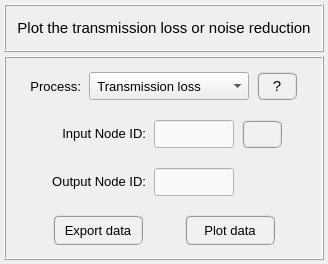
<?xml version="1.0" encoding="UTF-8"?>
<ui version="4.0">
 <class>Form</class>
 <widget class="QWidget" name="Form">
  <property name="geometry">
   <rect>
    <x>0</x>
    <y>0</y>
    <width>328</width>
    <height>264</height>
   </rect>
  </property>
  <property name="minimumSize">
   <size>
    <width>0</width>
    <height>264</height>
   </size>
  </property>
  <property name="maximumSize">
   <size>
    <width>16777215</width>
    <height>264</height>
   </size>
  </property>
  <property name="windowTitle">
   <string>Form</string>
  </property>
  <layout class="QGridLayout" name="gridLayout_3">
   <property name="leftMargin">
    <number>4</number>
   </property>
   <property name="topMargin">
    <number>4</number>
   </property>
   <property name="rightMargin">
    <number>4</number>
   </property>
   <property name="bottomMargin">
    <number>4</number>
   </property>
   <property name="spacing">
    <number>4</number>
   </property>
   <item row="0" column="0">
    <widget class="QFrame" name="frame_title">
     <property name="minimumSize">
      <size>
       <width>320</width>
       <height>48</height>
      </size>
     </property>
     <property name="maximumSize">
      <size>
       <width>16777215</width>
       <height>48</height>
      </size>
     </property>
     <property name="frameShape">
      <enum>QFrame::Box</enum>
     </property>
     <property name="frameShadow">
      <enum>QFrame::Raised</enum>
     </property>
     <property name="lineWidth">
      <number>1</number>
     </property>
     <layout class="QGridLayout" name="gridLayout">
      <property name="leftMargin">
       <number>0</number>
      </property>
      <property name="topMargin">
       <number>0</number>
      </property>
      <property name="rightMargin">
       <number>0</number>
      </property>
      <property name="bottomMargin">
       <number>0</number>
      </property>
      <property name="spacing">
       <number>0</number>
      </property>
      <item row="0" column="0">
       <widget class="QLabel" name="Title">
        <property name="minimumSize">
         <size>
          <width>300</width>
          <height>30</height>
         </size>
        </property>
        <property name="maximumSize">
         <size>
          <width>410</width>
          <height>30</height>
         </size>
        </property>
        <property name="font">
         <font>
          <family>MS Shell Dlg 2</family>
          <pointsize>11</pointsize>
          <weight>50</weight>
          <italic>false</italic>
          <bold>false</bold>
         </font>
        </property>
        <property name="text">
         <string>Plot the transmission loss or noise reduction</string>
        </property>
        <property name="textFormat">
         <enum>Qt::AutoText</enum>
        </property>
        <property name="alignment">
         <set>Qt::AlignCenter</set>
        </property>
       </widget>
      </item>
     </layout>
    </widget>
   </item>
   <item row="1" column="0">
    <widget class="QFrame" name="frame_main">
     <property name="minimumSize">
      <size>
       <width>320</width>
       <height>0</height>
      </size>
     </property>
     <property name="maximumSize">
      <size>
       <width>480</width>
       <height>360</height>
      </size>
     </property>
     <property name="frameShape">
      <enum>QFrame::Box</enum>
     </property>
     <property name="frameShadow">
      <enum>QFrame::Raised</enum>
     </property>
     <layout class="QGridLayout" name="gridLayout_7">
      <property name="leftMargin">
       <number>4</number>
      </property>
      <property name="topMargin">
       <number>4</number>
      </property>
      <property name="rightMargin">
       <number>4</number>
      </property>
      <property name="bottomMargin">
       <number>4</number>
      </property>
      <property name="horizontalSpacing">
       <number>4</number>
      </property>
      <property name="verticalSpacing">
       <number>0</number>
      </property>
      <item row="1" column="0">
       <widget class="QFrame" name="frame_2">
        <property name="minimumSize">
         <size>
          <width>0</width>
          <height>48</height>
         </size>
        </property>
        <property name="maximumSize">
         <size>
          <width>16777215</width>
          <height>16777215</height>
         </size>
        </property>
        <property name="frameShape">
         <enum>QFrame::NoFrame</enum>
        </property>
        <property name="frameShadow">
         <enum>QFrame::Raised</enum>
        </property>
        <layout class="QGridLayout" name="gridLayout_4">
         <property name="leftMargin">
          <number>2</number>
         </property>
         <property name="topMargin">
          <number>2</number>
         </property>
         <property name="rightMargin">
          <number>2</number>
         </property>
         <property name="bottomMargin">
          <number>2</number>
         </property>
         <property name="horizontalSpacing">
          <number>8</number>
         </property>
         <property name="verticalSpacing">
          <number>2</number>
         </property>
         <item row="0" column="0">
          <spacer name="horizontalSpacer_5">
           <property name="orientation">
            <enum>Qt::Horizontal</enum>
           </property>
           <property name="sizeHint" stdset="0">
            <size>
             <width>40</width>
             <height>20</height>
            </size>
           </property>
          </spacer>
         </item>
         <item row="0" column="3">
          <widget class="QPushButton" name="pushButton_flip_nodes">
           <property name="minimumSize">
            <size>
             <width>40</width>
             <height>28</height>
            </size>
           </property>
           <property name="maximumSize">
            <size>
             <width>40</width>
             <height>28</height>
            </size>
           </property>
           <property name="font">
            <font>
             <family>MS Shell Dlg 2</family>
             <pointsize>11</pointsize>
             <weight>75</weight>
             <italic>false</italic>
             <bold>true</bold>
            </font>
           </property>
           <property name="toolTip">
            <string>Press to flip nodes.</string>
           </property>
           <property name="styleSheet">
            <string notr="true">QPushButton{border-radius: 6px; border-color: rgb(150, 150, 150); border-style: ridge; border-width: 2px; color: rgb(0, 0, 0); background-color: rgb(240, 240, 240)}
QPushButton:hover{border-radius: 6px; border-color: rgb(0, 170, 255); border-style: ridge; border-width: 2px; color: rgb(0, 0, 0); background-color: rgba(174, 213, 255, 100)}
QPushButton:pressed{border-radius: 6px; border-color: rgb(0, 170, 255); border-style: ridge; border-width: 2px; color: rgb(0, 0, 0); background-color: rgb(174, 213, 255)}
QPushButton:disabled{border-radius: 6px; border-color: rgb(150, 150, 150); border-style: ridge; border-width: 0px; color: rgb(150,150, 150); background-color: rgb(220, 220, 220)}</string>
           </property>
           <property name="text">
            <string/>
           </property>
           <property name="icon">
            <iconset>
             <normaloff>../../../../../../data/icons/common/recent.png</normaloff>../../../../../../data/icons/common/recent.png</iconset>
           </property>
           <property name="iconSize">
            <size>
             <width>20</width>
             <height>20</height>
            </size>
           </property>
           <property name="flat">
            <bool>false</bool>
           </property>
          </widget>
         </item>
         <item row="0" column="1">
          <widget class="QLabel" name="Input_NodeID">
           <property name="minimumSize">
            <size>
             <width>100</width>
             <height>28</height>
            </size>
           </property>
           <property name="maximumSize">
            <size>
             <width>100</width>
             <height>28</height>
            </size>
           </property>
           <property name="font">
            <font>
             <pointsize>10</pointsize>
             <weight>50</weight>
             <italic>false</italic>
             <bold>false</bold>
            </font>
           </property>
           <property name="text">
            <string>&lt;html&gt;&lt;head/&gt;&lt;body&gt;&lt;p align=&quot;right&quot;&gt;Input Node ID:&lt;/p&gt;&lt;/body&gt;&lt;/html&gt;</string>
           </property>
           <property name="alignment">
            <set>Qt::AlignCenter</set>
           </property>
          </widget>
         </item>
         <item row="0" column="2">
          <widget class="QLineEdit" name="lineEdit_input_node_id">
           <property name="minimumSize">
            <size>
             <width>80</width>
             <height>28</height>
            </size>
           </property>
           <property name="maximumSize">
            <size>
             <width>80</width>
             <height>28</height>
            </size>
           </property>
           <property name="font">
            <font>
             <pointsize>10</pointsize>
            </font>
           </property>
           <property name="layoutDirection">
            <enum>Qt::LeftToRight</enum>
           </property>
           <property name="styleSheet">
            <string notr="true">QLineEdit{color: rgb(0, 0, 0); background-color: rgb(250, 250, 250)}
QLineEdit:disabled{color: rgb(100, 100, 100); background-color: rgb(240, 240, 240)}</string>
           </property>
           <property name="alignment">
            <set>Qt::AlignCenter</set>
           </property>
          </widget>
         </item>
         <item row="0" column="4">
          <spacer name="horizontalSpacer_6">
           <property name="orientation">
            <enum>Qt::Horizontal</enum>
           </property>
           <property name="sizeHint" stdset="0">
            <size>
             <width>40</width>
             <height>20</height>
            </size>
           </property>
          </spacer>
         </item>
        </layout>
       </widget>
      </item>
      <item row="0" column="0">
       <widget class="QFrame" name="frame_3">
        <property name="minimumSize">
         <size>
          <width>0</width>
          <height>48</height>
         </size>
        </property>
        <property name="frameShape">
         <enum>QFrame::NoFrame</enum>
        </property>
        <property name="frameShadow">
         <enum>QFrame::Raised</enum>
        </property>
        <layout class="QGridLayout" name="gridLayout_5">
         <property name="leftMargin">
          <number>2</number>
         </property>
         <property name="topMargin">
          <number>2</number>
         </property>
         <property name="rightMargin">
          <number>2</number>
         </property>
         <property name="bottomMargin">
          <number>2</number>
         </property>
         <property name="horizontalSpacing">
          <number>8</number>
         </property>
         <property name="verticalSpacing">
          <number>2</number>
         </property>
         <item row="0" column="4">
          <spacer name="horizontalSpacer_8">
           <property name="orientation">
            <enum>Qt::Horizontal</enum>
           </property>
           <property name="sizeHint" stdset="0">
            <size>
             <width>40</width>
             <height>20</height>
            </size>
           </property>
          </spacer>
         </item>
         <item row="0" column="2">
          <widget class="QComboBox" name="comboBox_processing_selector">
           <property name="minimumSize">
            <size>
             <width>160</width>
             <height>28</height>
            </size>
           </property>
           <property name="maximumSize">
            <size>
             <width>160</width>
             <height>28</height>
            </size>
           </property>
           <property name="font">
            <font>
             <pointsize>10</pointsize>
            </font>
           </property>
           <item>
            <property name="text">
             <string> Transmission loss</string>
            </property>
           </item>
           <item>
            <property name="text">
             <string> Noise reduction</string>
            </property>
           </item>
          </widget>
         </item>
         <item row="0" column="1">
          <widget class="QLabel" name="label">
           <property name="font">
            <font>
             <pointsize>10</pointsize>
            </font>
           </property>
           <property name="text">
            <string>Process:</string>
           </property>
           <property name="alignment">
            <set>Qt::AlignRight|Qt::AlignTrailing|Qt::AlignVCenter</set>
           </property>
          </widget>
         </item>
         <item row="0" column="3">
          <widget class="QPushButton" name="pushButton_help">
           <property name="minimumSize">
            <size>
             <width>40</width>
             <height>28</height>
            </size>
           </property>
           <property name="maximumSize">
            <size>
             <width>40</width>
             <height>28</height>
            </size>
           </property>
           <property name="font">
            <font>
             <family>MS Shell Dlg 2</family>
             <pointsize>11</pointsize>
             <weight>50</weight>
             <italic>false</italic>
             <bold>false</bold>
            </font>
           </property>
           <property name="toolTip">
            <string>&lt;html&gt;&lt;head/&gt;&lt;body&gt;&lt;p&gt;Help&lt;/p&gt;&lt;/body&gt;&lt;/html&gt;</string>
           </property>
           <property name="styleSheet">
            <string notr="true">QPushButton{border-radius: 6px; border-color: rgb(150, 150, 150); border-style: ridge; border-width: 2px; color: rgb(0, 0, 0); background-color: rgb(240, 240, 240)}
QPushButton:hover{border-radius: 6px; border-color: rgb(0, 170, 255); border-style: ridge; border-width: 2px; color: rgb(0, 0, 0); background-color: rgba(174, 213, 255, 100)}
QPushButton:pressed{border-radius: 6px; border-color: rgb(0, 170, 255); border-style: ridge; border-width: 2px; color: rgb(0, 0, 0); background-color: rgb(174, 213, 255)}
QPushButton:disabled{border-radius: 6px; border-color: rgb(150, 150, 150); border-style: ridge; border-width: 0px; color: rgb(150,150, 150); background-color: rgb(220, 220, 220)}</string>
           </property>
           <property name="text">
            <string>?</string>
           </property>
           <property name="iconSize">
            <size>
             <width>20</width>
             <height>20</height>
            </size>
           </property>
           <property name="flat">
            <bool>false</bool>
           </property>
          </widget>
         </item>
         <item row="0" column="0">
          <spacer name="horizontalSpacer_9">
           <property name="orientation">
            <enum>Qt::Horizontal</enum>
           </property>
           <property name="sizeHint" stdset="0">
            <size>
             <width>40</width>
             <height>20</height>
            </size>
           </property>
          </spacer>
         </item>
        </layout>
       </widget>
      </item>
      <item row="2" column="0">
       <widget class="QFrame" name="frame">
        <property name="minimumSize">
         <size>
          <width>0</width>
          <height>48</height>
         </size>
        </property>
        <property name="maximumSize">
         <size>
          <width>16777215</width>
          <height>16777215</height>
         </size>
        </property>
        <property name="frameShape">
         <enum>QFrame::NoFrame</enum>
        </property>
        <property name="frameShadow">
         <enum>QFrame::Raised</enum>
        </property>
        <layout class="QGridLayout" name="gridLayout_2">
         <property name="leftMargin">
          <number>2</number>
         </property>
         <property name="topMargin">
          <number>2</number>
         </property>
         <property name="rightMargin">
          <number>2</number>
         </property>
         <property name="bottomMargin">
          <number>2</number>
         </property>
         <property name="horizontalSpacing">
          <number>8</number>
         </property>
         <property name="verticalSpacing">
          <number>2</number>
         </property>
         <item row="0" column="3">
          <widget class="QFrame" name="frame_14">
           <property name="minimumSize">
            <size>
             <width>40</width>
             <height>28</height>
            </size>
           </property>
           <property name="maximumSize">
            <size>
             <width>40</width>
             <height>28</height>
            </size>
           </property>
           <property name="frameShape">
            <enum>QFrame::NoFrame</enum>
           </property>
           <property name="frameShadow">
            <enum>QFrame::Raised</enum>
           </property>
          </widget>
         </item>
         <item row="0" column="2">
          <widget class="QLineEdit" name="lineEdit_output_node_id">
           <property name="minimumSize">
            <size>
             <width>80</width>
             <height>28</height>
            </size>
           </property>
           <property name="maximumSize">
            <size>
             <width>80</width>
             <height>28</height>
            </size>
           </property>
           <property name="font">
            <font>
             <pointsize>10</pointsize>
            </font>
           </property>
           <property name="layoutDirection">
            <enum>Qt::LeftToRight</enum>
           </property>
           <property name="styleSheet">
            <string notr="true">QLineEdit{color: rgb(0, 0, 0); background-color: rgb(250, 250, 250)}
QLineEdit:disabled{color: rgb(100, 100, 100); background-color: rgb(240, 240, 240)}</string>
           </property>
           <property name="alignment">
            <set>Qt::AlignCenter</set>
           </property>
          </widget>
         </item>
         <item row="0" column="1">
          <widget class="QLabel" name="Output_NodeID">
           <property name="minimumSize">
            <size>
             <width>100</width>
             <height>28</height>
            </size>
           </property>
           <property name="maximumSize">
            <size>
             <width>100</width>
             <height>28</height>
            </size>
           </property>
           <property name="font">
            <font>
             <pointsize>10</pointsize>
             <weight>50</weight>
             <italic>false</italic>
             <bold>false</bold>
            </font>
           </property>
           <property name="text">
            <string>&lt;html&gt;&lt;head/&gt;&lt;body&gt;&lt;p align=&quot;right&quot;&gt;Output Node ID:&lt;/p&gt;&lt;/body&gt;&lt;/html&gt;</string>
           </property>
           <property name="alignment">
            <set>Qt::AlignCenter</set>
           </property>
          </widget>
         </item>
         <item row="0" column="0">
          <spacer name="horizontalSpacer_4">
           <property name="orientation">
            <enum>Qt::Horizontal</enum>
           </property>
           <property name="sizeHint" stdset="0">
            <size>
             <width>40</width>
             <height>20</height>
            </size>
           </property>
          </spacer>
         </item>
         <item row="0" column="4">
          <spacer name="horizontalSpacer_7">
           <property name="orientation">
            <enum>Qt::Horizontal</enum>
           </property>
           <property name="sizeHint" stdset="0">
            <size>
             <width>40</width>
             <height>20</height>
            </size>
           </property>
          </spacer>
         </item>
        </layout>
       </widget>
      </item>
      <item row="3" column="0">
       <widget class="QFrame" name="frame_buttons">
        <property name="minimumSize">
         <size>
          <width>0</width>
          <height>48</height>
         </size>
        </property>
        <property name="maximumSize">
         <size>
          <width>16777215</width>
          <height>16777215</height>
         </size>
        </property>
        <property name="frameShape">
         <enum>QFrame::NoFrame</enum>
        </property>
        <property name="frameShadow">
         <enum>QFrame::Raised</enum>
        </property>
        <layout class="QGridLayout" name="gridLayout_12">
         <property name="leftMargin">
          <number>0</number>
         </property>
         <property name="topMargin">
          <number>0</number>
         </property>
         <property name="rightMargin">
          <number>0</number>
         </property>
         <property name="bottomMargin">
          <number>0</number>
         </property>
         <property name="spacing">
          <number>0</number>
         </property>
         <item row="0" column="0">
          <spacer name="horizontalSpacer_10">
           <property name="orientation">
            <enum>Qt::Horizontal</enum>
           </property>
           <property name="sizeHint" stdset="0">
            <size>
             <width>40</width>
             <height>20</height>
            </size>
           </property>
          </spacer>
         </item>
         <item row="0" column="1">
          <widget class="QPushButton" name="pushButton_export_data">
           <property name="minimumSize">
            <size>
             <width>90</width>
             <height>30</height>
            </size>
           </property>
           <property name="maximumSize">
            <size>
             <width>90</width>
             <height>30</height>
            </size>
           </property>
           <property name="font">
            <font>
             <family>MS Shell Dlg 2</family>
             <pointsize>10</pointsize>
             <weight>50</weight>
             <italic>false</italic>
             <bold>false</bold>
            </font>
           </property>
           <property name="styleSheet">
            <string notr="true">QPushButton{border-radius: 6px; border-color: rgb(150, 150, 150); border-style: ridge; border-width: 2px; color: rgb(0, 0, 0); background-color: rgb(240, 240, 240)}
QPushButton:hover{border-radius: 6px; border-color: rgb(0, 170, 255); border-style: ridge; border-width: 2px; color: rgb(0, 0, 0); background-color: rgba(174, 213, 255, 100)}
QPushButton:pressed{border-radius: 6px; border-color: rgb(0, 170, 255); border-style: ridge; border-width: 2px; color: rgb(0, 0, 0); background-color: rgb(174, 213, 255)}
QPushButton:disabled{border-radius: 6px; border-color: rgb(150, 150, 150); border-style: ridge; border-width: 0px; color: rgb(150,150, 150); background-color: rgb(220, 220, 220)}</string>
           </property>
           <property name="text">
            <string>Export data</string>
           </property>
           <property name="flat">
            <bool>false</bool>
           </property>
          </widget>
         </item>
         <item row="0" column="3">
          <widget class="QPushButton" name="pushButton_plot_data">
           <property name="minimumSize">
            <size>
             <width>90</width>
             <height>30</height>
            </size>
           </property>
           <property name="maximumSize">
            <size>
             <width>90</width>
             <height>30</height>
            </size>
           </property>
           <property name="font">
            <font>
             <family>MS Shell Dlg 2</family>
             <pointsize>10</pointsize>
             <weight>50</weight>
             <italic>false</italic>
             <bold>false</bold>
            </font>
           </property>
           <property name="styleSheet">
            <string notr="true">QPushButton{border-radius: 6px; border-color: rgb(150, 150, 150); border-style: ridge; border-width: 2px; color: rgb(0, 0, 0); background-color: rgb(240, 240, 240)}
QPushButton:hover{border-radius: 6px; border-color: rgb(0, 170, 255); border-style: ridge; border-width: 2px; color: rgb(0, 0, 0); background-color: rgba(174, 213, 255, 100)}
QPushButton:pressed{border-radius: 6px; border-color: rgb(0, 170, 255); border-style: ridge; border-width: 2px; color: rgb(0, 0, 0); background-color: rgb(174, 213, 255)}
QPushButton:disabled{border-radius: 6px; border-color: rgb(150, 150, 150); border-style: ridge; border-width: 0px; color: rgb(150,150, 150); background-color: rgb(220, 220, 220)}</string>
           </property>
           <property name="text">
            <string>Plot data</string>
           </property>
          </widget>
         </item>
         <item row="0" column="2">
          <spacer name="horizontalSpacer_11">
           <property name="orientation">
            <enum>Qt::Horizontal</enum>
           </property>
           <property name="sizeHint" stdset="0">
            <size>
             <width>40</width>
             <height>20</height>
            </size>
           </property>
          </spacer>
         </item>
         <item row="0" column="4">
          <spacer name="horizontalSpacer_12">
           <property name="orientation">
            <enum>Qt::Horizontal</enum>
           </property>
           <property name="sizeHint" stdset="0">
            <size>
             <width>40</width>
             <height>20</height>
            </size>
           </property>
          </spacer>
         </item>
        </layout>
       </widget>
      </item>
     </layout>
    </widget>
   </item>
  </layout>
 </widget>
 <resources/>
 <connections/>
</ui>
